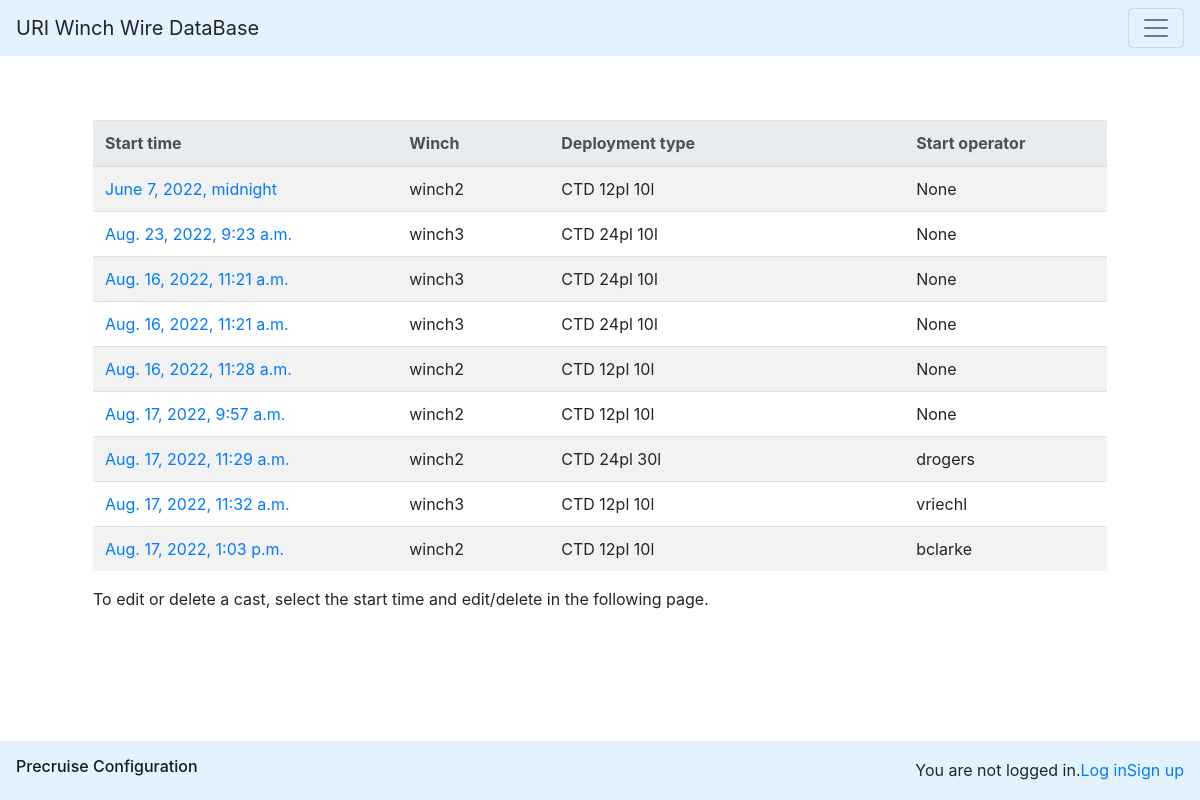
Page /wwdb/castlist/ on the earlier database version.
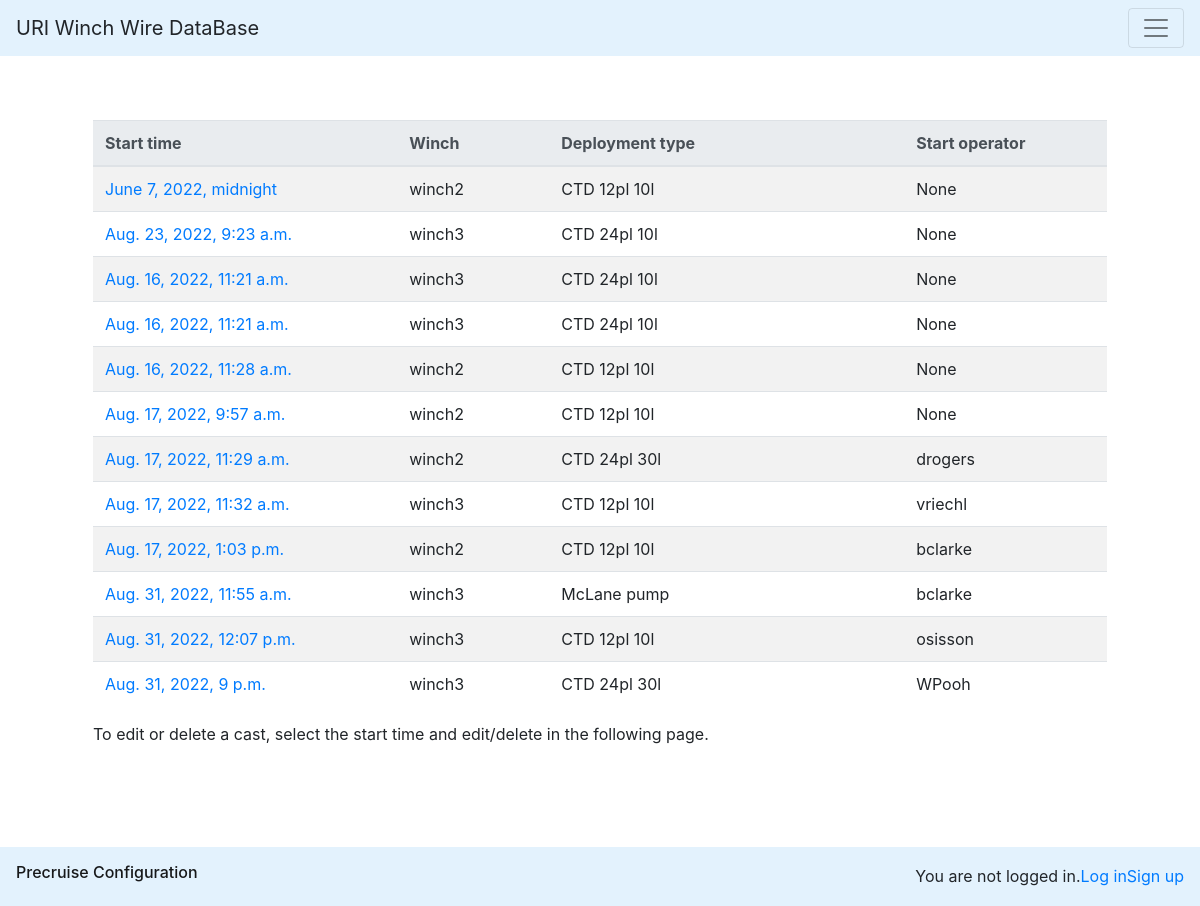
Same page on the later database version.
### wwdb/models.py (models this page shows, shortened)
class Cast(models.Model):
    id = models.AutoField(db_column='Id', primary_key=True, blank=True, null=False)  # Field name made lowercase.
    startoperatorid = models.ForeignKey('WinchOperator', models.DO_NOTHING, db_column='StartOperatorId', null=True, related_name='startoperatorid')  # Field name made lowercase.
    endoperatorid = models.ForeignKey('WinchOperator', models.DO_NOTHING, db_column='EndOperatorId', null=True, related_name='endoperatorid')  # Field name made lowercase.
    startdate = models.DateTimeField(db_column='StartDate', null=True)  # Field name made lowercase.
    enddate = models.DateTimeField(db_column='EndDate', blank=True, null=True)  # Field name made lowercase.
    deploymenttypeid = models.ForeignKey('Deploymenttype', models.DO_NOTHING, db_column='DeploymentTypeId', null=True)  # Field name made lowercase.
    wireid = models.ForeignKey('Wire', models.DO_NOTHING, db_column='WireId', blank=True, null=True)  # Field name made lowercase.
    winchid = models.ForeignKey('Winch', models.DO_NOTHING, db_column='WinchId', null=True)  # Field name made lowercase.
    notes = models.TextField(db_column='Notes', blank=True, null=True)  # Field name made lowercase.
    maxtension = models.IntegerField(db_column='MaxTension', blank=True, null=True)  # Field name made lowercase.
    maxpayout = models.IntegerField(db_column='MaxPayout', blank=True, null=True)  # Field name made lowercase.
    class Meta:
        managed = True
        db_table = 'Cast'
        verbose_name_plural = "Cast"

class Winch(models.Model):
    id = models.AutoField(db_column='Id', primary_key=True, blank=True, null=False)  # Field name made lowercase.
    name = models.TextField(db_column='Name', blank=True, null=True)
    locationid = models.ForeignKey(Location, models.DO_NOTHING, db_column='LocationId', blank=True, null=True)  # Field name made lowercase.
    ship = models.TextField(db_column='Ship', blank=True, null=True)  # Field name made lowercase.
    institution = models.TextField(db_column='Institution', blank=True, null=True)  # Field name made lowercase.
    manufacturer = models.TextField(db_column='Manufacturer', blank=True, null=True)  # Field name made lowercase.
    wiretrainschematicjframe = models.TextField(db_column='WireTrainSchematicJFrame', blank=True, null=True)  # Field name made lowercase.
    wiretrainschematicaframe = models.TextField(db_column='WireTrainSchematicAFrame', blank=True, null=True)  # Field name made lowercase.
    class Meta:
        managed = True
        db_table = 'Winch'
        verbose_name_plural = "Winch"
    def __str__(self):
        return str(self.name)

class DeploymentType(models.Model):
    id = models.AutoField(db_column='Id', primary_key=True, blank=True, null=False)  # Field name made lowercase.
    status = models.BooleanField(db_column='Status', blank=True, null=True)  # Field name made lowercase.
    name = models.TextField(db_column='Name', blank=True, null=True)
    equipment = models.TextField(db_column='Equipment', blank=True, null=True)  # Field name made lowercase.
    notes = models.TextField(db_column='Notes', blank=True, null=True)  # Field name made lowercase.
    class Meta:
        managed = True
        db_table = 'DeploymentType'
        verbose_name_plural = "DeploymentType"
    def __str__(self):
        return str(self.name)

class WinchOperator(models.Model):
    id = models.AutoField(db_column='Id', primary_key=True, blank=True, null=False)  # Field name made lowercase. This field type is a guess.
    status = models.BooleanField(db_column='Status', blank=True, null=True)  # Field name made lowercase.
    firstname = models.TextField(db_column='FirstName', blank=True, null=True)  # Field name made lowercase.
    lastname = models.TextField(db_column='LastName', blank=True, null=True)  # Field name made lowercase.
    username = models.TextField(db_column='UserName', blank=True, null=True)  # Field name made lowercase.
    class Meta:
        managed = True
        db_table = 'WinchOperator'
        verbose_name_plural = "WinchOperator"
    def __str__(self):
        return str(self.username)

### wwdb/views.py (the view)
# urls.py: path('castlist/', CastList.as_view(), name='castlist'),
class CastList(ListView):
    model = Cast
    template_name="wwdb/castlist.html"

### wwdb/templates/wwdb/castlist.html (shortened to what this page needs)
{% extends "wwdb/base.html" %}
{% block content %}
<div class="container p-5">
    <table class="table table-striped">
        <thead class="thead-light">
            <tr>
                <th style="width: 30%">Start time</th>
                <th style="width: 15%">Winch</th>
                <th style="width: 35%">Deployment type</th>
                <th style="width: 20%">Start operator</th>
            </tr>
        </thead>
        {% for cast in cast_list %}
        <tr>
            <td><a href="{% url 'castedit' cast.pk %}">{{cast.startdate}}</a></td>
            <td>{{cast.winchid}}</td>
            <td>{{cast.deploymenttypeid}}</td>
            <td>{{cast.startoperatorid}}</td>
        </tr>
        {% endfor %}
    </table>
    <p> To edit or delete a cast, select the start time and edit/delete in the following page.</p>
</div>
{% endblock content %}

### wwdb/templates/wwdb/base.html (shortened to what this page needs)
<!DOCTYPE html>
<html>
<head>
    {% load static %}
    <link rel="stylesheet" href={% static 'css/bootstrap.min.css' %}>
    <link rel="stylesheet" href={% static 'css/bootstrap.css' %}>
    <link href="https://maxcdn.bootstrapcdn.com/bootstrap/4.0.0/css/bootstrap.min.css" rel="stylesheet" />
</head>
<body>
    <header>
        <nav class="navbar navbar-light fixed-top " style="background-color: #e3f2fd;">
            <a class="navbar-brand">URI Winch Wire DataBase</a>
            <button class="navbar-toggler" type="button" data-toggle="collapse" data-target="#navbarSupportedContent" aria-controls="navbarSupportedContent" aria-expanded="false" aria-label="Toggle navigation">
                <span class="navbar-toggler-icon"></span>
            </button>
        </nav>
    </header>
    <div class="container mt-5 mb-5">
        {% block content %}
        {% endblock content %}
    </div>
    <nav class="navbar navbar-light fixed-bottom" style="background-color: #e3f2fd;">
        <div class="navbar-nav mr-auto mt-0 mb-0">
            <h6 class="nav-item active">
                <a class="nav-link" href="{% url 'cruiseconfigurehome' %}">Precruise Configuration</a>
            </h6>
        </div>
        {% if user.is_authenticated %}
        <span>Hi {{user.username}}!</span>
        <span><a href="{% url 'logout' %}">Log out</a></span>
        {% else %}
        <span>You are not logged in.</span>
        <span><a href="{% url 'login' %}">Log in</a></span>
        <span><a href="{% url 'signup' %}">Sign up</a></span>
        {% endif %}
</nav>
    </body>
    </html>

Differences in the rows shown:
added Cast: startdate "Aug. 31, 2022, 11:55 a.m.", winchid "winch3", deploymenttypeid "McLane pump", startoperatorid "bclarke"
added Cast: startdate "Aug. 31, 2022, 12:07 p.m.", winchid "winch3", deploymenttypeid "CTD 12pl 10l", startoperatorid "osisson"
added Cast: startdate "Aug. 31, 2022, 9 p.m.", winchid "winch3", deploymenttypeid "CTD 24pl 30l", startoperatorid "WPooh"
